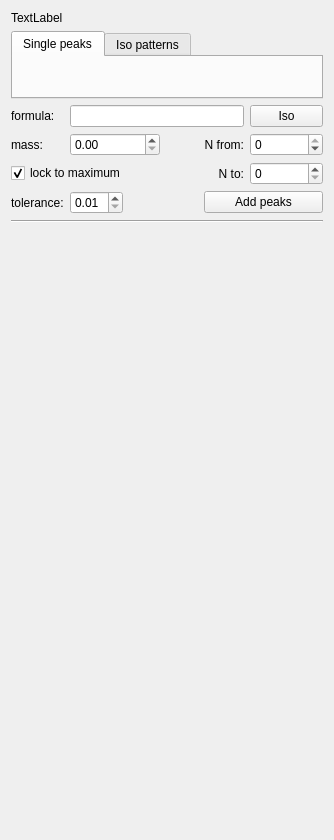
<?xml version="1.0" encoding="UTF-8"?>
<ui version="4.0">
 <class>FindFragments</class>
 <widget class="QWidget" name="FindFragments">
  <property name="geometry">
   <rect>
    <x>0</x>
    <y>0</y>
    <width>334</width>
    <height>830</height>
   </rect>
  </property>
  <property name="windowTitle">
   <string>Find fragments</string>
  </property>
  <layout class="QVBoxLayout" name="verticalLayout">
   <item>
    <widget class="QLabel" name="label_message">
     <property name="text">
      <string>TextLabel</string>
     </property>
    </widget>
   </item>
   <item>
    <layout class="QVBoxLayout" name="verticalLayout_4">
     <item>
      <widget class="QTabWidget" name="tabWidget">
       <property name="sizePolicy">
        <sizepolicy hsizetype="Preferred" vsizetype="Preferred">
         <horstretch>0</horstretch>
         <verstretch>0</verstretch>
        </sizepolicy>
       </property>
       <property name="currentIndex">
        <number>0</number>
       </property>
       <property name="tabBarAutoHide">
        <bool>false</bool>
       </property>
       <widget class="QWidget" name="tab_1">
        <attribute name="title">
         <string>Single peaks</string>
        </attribute>
        <layout class="QVBoxLayout" name="verticalLayout_5"/>
       </widget>
       <widget class="QWidget" name="tab_pattern">
        <attribute name="title">
         <string>Iso patterns</string>
        </attribute>
        <layout class="QVBoxLayout" name="verticalLayout_pattern">
         <item>
          <layout class="QHBoxLayout" name="horizontalLayout_3">
           <item>
            <widget class="QRadioButton" name="radioButton_monoiso">
             <property name="text">
              <string>monoisotopic mass</string>
             </property>
             <property name="checked">
              <bool>true</bool>
             </property>
            </widget>
           </item>
           <item>
            <widget class="QRadioButton" name="radioButton_maximum">
             <property name="text">
              <string>maximum</string>
             </property>
            </widget>
           </item>
          </layout>
         </item>
        </layout>
       </widget>
      </widget>
     </item>
    </layout>
   </item>
   <item>
    <layout class="QGridLayout" name="gridLayout_4">
     <item row="3" column="3">
      <widget class="QLabel" name="label">
       <property name="sizePolicy">
        <sizepolicy hsizetype="Preferred" vsizetype="Preferred">
         <horstretch>0</horstretch>
         <verstretch>0</verstretch>
        </sizepolicy>
       </property>
       <property name="layoutDirection">
        <enum>Qt::LeftToRight</enum>
       </property>
       <property name="text">
        <string>N to:</string>
       </property>
       <property name="alignment">
        <set>Qt::AlignRight|Qt::AlignTrailing|Qt::AlignVCenter</set>
       </property>
      </widget>
     </item>
     <item row="2" column="4">
      <widget class="QSpinBox" name="spin_box_from_n">
       <property name="minimumSize">
        <size>
         <width>40</width>
         <height>0</height>
        </size>
       </property>
       <property name="layoutDirection">
        <enum>Qt::LeftToRight</enum>
       </property>
       <property name="minimum">
        <number>-999</number>
       </property>
       <property name="maximum">
        <number>0</number>
       </property>
       <property name="singleStep">
        <number>1</number>
       </property>
       <property name="value">
        <number>0</number>
       </property>
      </widget>
     </item>
     <item row="1" column="1" colspan="3">
      <widget class="QLineEdit" name="edit_formula">
       <property name="autoFillBackground">
        <bool>false</bool>
       </property>
      </widget>
     </item>
     <item row="3" column="2" rowspan="2">
      <spacer name="horizontalSpacer">
       <property name="orientation">
        <enum>Qt::Horizontal</enum>
       </property>
       <property name="sizeHint" stdset="0">
        <size>
         <width>40</width>
         <height>20</height>
        </size>
       </property>
      </spacer>
     </item>
     <item row="1" column="4">
      <widget class="QPushButton" name="push_button_iso">
       <property name="minimumSize">
        <size>
         <width>40</width>
         <height>0</height>
        </size>
       </property>
       <property name="text">
        <string>Iso</string>
       </property>
      </widget>
     </item>
     <item row="2" column="3">
      <widget class="QLabel" name="label_6">
       <property name="text">
        <string>N from:</string>
       </property>
       <property name="alignment">
        <set>Qt::AlignRight|Qt::AlignTrailing|Qt::AlignVCenter</set>
       </property>
      </widget>
     </item>
     <item row="4" column="0">
      <widget class="QLabel" name="label_3">
       <property name="sizePolicy">
        <sizepolicy hsizetype="Preferred" vsizetype="Preferred">
         <horstretch>0</horstretch>
         <verstretch>0</verstretch>
        </sizepolicy>
       </property>
       <property name="layoutDirection">
        <enum>Qt::LeftToRight</enum>
       </property>
       <property name="text">
        <string>tolerance:</string>
       </property>
       <property name="alignment">
        <set>Qt::AlignLeading|Qt::AlignLeft|Qt::AlignVCenter</set>
       </property>
      </widget>
     </item>
     <item row="3" column="4">
      <widget class="QSpinBox" name="spin_box_to_n">
       <property name="sizePolicy">
        <sizepolicy hsizetype="Minimum" vsizetype="Fixed">
         <horstretch>0</horstretch>
         <verstretch>0</verstretch>
        </sizepolicy>
       </property>
       <property name="minimumSize">
        <size>
         <width>40</width>
         <height>0</height>
        </size>
       </property>
       <property name="maximum">
        <number>999</number>
       </property>
      </widget>
     </item>
     <item row="4" column="1">
      <layout class="QHBoxLayout" name="horizontalLayout">
       <item>
        <widget class="QDoubleSpinBox" name="spin_box_tolerance">
         <property name="sizePolicy">
          <sizepolicy hsizetype="Minimum" vsizetype="Fixed">
           <horstretch>0</horstretch>
           <verstretch>0</verstretch>
          </sizepolicy>
         </property>
         <property name="minimumSize">
          <size>
           <width>40</width>
           <height>0</height>
          </size>
         </property>
         <property name="toolTip">
          <string>&lt;html&gt;&lt;head/&gt;&lt;body&gt;&lt;p&gt;&lt;br/&gt;&lt;/p&gt;&lt;/body&gt;&lt;/html&gt;</string>
         </property>
         <property name="suffix">
          <string/>
         </property>
         <property name="minimum">
          <double>0.010000000000000</double>
         </property>
         <property name="singleStep">
          <double>0.100000000000000</double>
         </property>
        </widget>
       </item>
       <item>
        <spacer name="horizontalSpacer_pattern">
         <property name="orientation">
          <enum>Qt::Horizontal</enum>
         </property>
         <property name="sizeHint" stdset="0">
          <size>
           <width>40</width>
           <height>20</height>
          </size>
         </property>
        </spacer>
       </item>
      </layout>
     </item>
     <item row="2" column="1">
      <widget class="QDoubleSpinBox" name="double_spin_box_mass">
       <property name="sizePolicy">
        <sizepolicy hsizetype="Minimum" vsizetype="Fixed">
         <horstretch>0</horstretch>
         <verstretch>0</verstretch>
        </sizepolicy>
       </property>
       <property name="minimumSize">
        <size>
         <width>45</width>
         <height>0</height>
        </size>
       </property>
       <property name="maximum">
        <double>10000.000000000000000</double>
       </property>
       <property name="singleStep">
        <double>0.100000000000000</double>
       </property>
      </widget>
     </item>
     <item row="3" column="0" colspan="2">
      <widget class="QCheckBox" name="check_box_lock">
       <property name="text">
        <string>lock to maximum</string>
       </property>
       <property name="checked">
        <bool>true</bool>
       </property>
      </widget>
     </item>
     <item row="1" column="0">
      <widget class="QLabel" name="label_formula">
       <property name="text">
        <string>formula:</string>
       </property>
      </widget>
     </item>
     <item row="4" column="3" colspan="2">
      <widget class="QPushButton" name="push_button_add">
       <property name="minimumSize">
        <size>
         <width>0</width>
         <height>0</height>
        </size>
       </property>
       <property name="text">
        <string>Add peaks</string>
       </property>
      </widget>
     </item>
     <item row="2" column="0">
      <widget class="QLabel" name="label_mass">
       <property name="text">
        <string>mass:</string>
       </property>
      </widget>
     </item>
    </layout>
   </item>
   <item>
    <widget class="Line" name="line">
     <property name="orientation">
      <enum>Qt::Horizontal</enum>
     </property>
    </widget>
   </item>
   <item>
    <widget class="OffsetView" name="offset_view" native="true">
     <property name="sizePolicy">
      <sizepolicy hsizetype="Preferred" vsizetype="Expanding">
       <horstretch>0</horstretch>
       <verstretch>0</verstretch>
      </sizepolicy>
     </property>
     <property name="minimumSize">
      <size>
       <width>0</width>
       <height>600</height>
      </size>
     </property>
    </widget>
   </item>
  </layout>
 </widget>
 <customwidgets>
  <customwidget>
   <class>OffsetView</class>
   <extends>QWidget</extends>
   <header>offset_view</header>
   <container>1</container>
  </customwidget>
 </customwidgets>
 <resources/>
 <connections/>
</ui>
